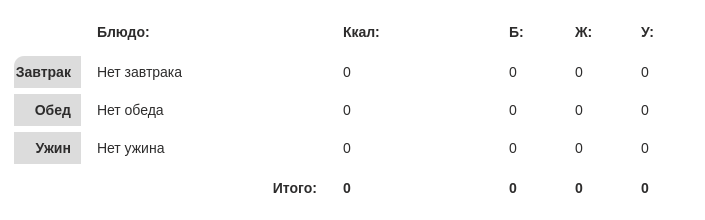
      <widget class="QFrame" name="frame">
       <property name="styleSheet">
        <string notr="true">background-color: rgba(255, 255, 255, 75);
border: 3px solid rgba(255, 255, 255, 75);
border-top-left-radius: 0%;
border-top-right-radius: 0%;</string>
       </property>
       <layout class="QGridLayout" name="gridLayout">
        <item row="3" column="4">
         <widget class="QLabel" name="menuTableLabel_fats_lunch">
          <property name="minimumSize">
           <size>
            <width>60</width>
            <height>0</height>
           </size>
          </property>
          <property name="maximumSize">
           <size>
            <width>60</width>
            <height>16777215</height>
           </size>
          </property>
          <property name="styleSheet">
           <string notr="true">background-color: none;
color: #2d2c2c;
border:none;
margin-top: 8px;
margin-bottom:8px;

text-align:left;
vertical-align:text-top;
font-size:14px;
line-height:auto;
border-style:hidden;
outline:none;</string>
          </property>
          <property name="text">
           <string>0</string>
          </property>
          <property name="scaledContents">
           <bool>false</bool>
          </property>
          <property name="wordWrap">
           <bool>true</bool>
          </property>
          <property name="margin">
           <number>0</number>
          </property>
          <property name="indent">
           <number>10</number>
          </property>
         </widget>
        </item>
        <item row="5" column="2">
         <widget class="QLabel" name="menuTableLabel_kalories_diner">
          <property name="minimumSize">
           <size>
            <width>160</width>
            <height>0</height>
           </size>
          </property>
          <property name="maximumSize">
           <size>
            <width>160</width>
            <height>16777215</height>
           </size>
          </property>
          <property name="styleSheet">
           <string notr="true">background-color: none;
color: #2d2c2c;
border:none;
margin-top: 8px;
margin-bottom:8px;

text-align:left;
vertical-align:text-top;
font-size:14px;
line-height:auto;
border-style:hidden;
outline:none;</string>
          </property>
          <property name="text">
           <string>0</string>
          </property>
          <property name="scaledContents">
           <bool>false</bool>
          </property>
          <property name="wordWrap">
           <bool>true</bool>
          </property>
          <property name="margin">
           <number>0</number>
          </property>
          <property name="indent">
           <number>10</number>
          </property>
         </widget>
        </item>
        <item row="0" column="2">
         <widget class="QLabel" name="menuTableHeaderLabel_kalories">
          <property name="minimumSize">
           <size>
            <width>160</width>
            <height>36</height>
           </size>
          </property>
          <property name="maximumSize">
           <size>
            <width>160</width>
            <height>36</height>
           </size>
          </property>
          <property name="styleSheet">
           <string notr="true">background-color: white;
color: #2d2c2c;
border:none;
border-radius: 0%;

text-align:left;
vertical-align:text-top;
font-size:14px;
line-height:auto;
border-style:hidden;
outline:none;
font-weight:700;</string>
          </property>
          <property name="text">
           <string>Ккал:</string>
          </property>
          <property name="scaledContents">
           <bool>false</bool>
          </property>
          <property name="wordWrap">
           <bool>true</bool>
          </property>
          <property name="margin">
           <number>0</number>
          </property>
          <property name="indent">
           <number>10</number>
          </property>
         </widget>
        </item>
        <item row="7" column="2">
         <widget class="QLabel" name="menuTableLabel_AllKPFC_kalories">
          <property name="minimumSize">
           <size>
            <width>160</width>
            <height>36</height>
           </size>
          </property>
          <property name="maximumSize">
           <size>
            <width>160</width>
            <height>36</height>
           </size>
          </property>
          <property name="styleSheet">
           <string notr="true">background-color: white;
color: #2d2c2c;
border:none;
border-radius: 0%;

text-align:left;
vertical-align:text-top;
font-size:14px;
line-height:auto;
border-style:hidden;
outline:none;
font-weight:700;</string>
          </property>
          <property name="text">
           <string>0</string>
          </property>
          <property name="scaledContents">
           <bool>false</bool>
          </property>
          <property name="wordWrap">
           <bool>true</bool>
          </property>
          <property name="margin">
           <number>0</number>
          </property>
          <property name="indent">
           <number>10</number>
          </property>
         </widget>
        </item>
        <item row="5" column="1">
         <widget class="QLabel" name="menuTableLabel_dish_diner">
          <property name="styleSheet">
           <string notr="true">background-color: none;
color: #2d2c2c;
border:none;
margin-top: 8px;
margin-bottom:8px;

text-align:left;
vertical-align:text-top;
font-size:14px;
line-height:auto;
border-style:hidden;
outline:none;</string>
          </property>
          <property name="text">
           <string>Нет ужина</string>
          </property>
          <property name="scaledContents">
           <bool>false</bool>
          </property>
          <property name="wordWrap">
           <bool>true</bool>
          </property>
          <property name="margin">
           <number>0</number>
          </property>
          <property name="indent">
           <number>10</number>
          </property>
         </widget>
        </item>
        <item row="3" column="1">
         <widget class="QLabel" name="menuTableLabel_dish_lunch">
          <property name="styleSheet">
           <string notr="true">background-color: none;
color: #2d2c2c;
border:none;
margin-top: 8px;
margin-bottom:8px;

text-align:left;
vertical-align:text-top;
font-size:14px;
line-height:auto;
border-style:hidden;
outline:none;</string>
          </property>
          <property name="text">
           <string>Нет обеда</string>
          </property>
          <property name="scaledContents">
           <bool>false</bool>
          </property>
          <property name="wordWrap">
           <bool>true</bool>
          </property>
          <property name="margin">
           <number>0</number>
          </property>
          <property name="indent">
           <number>10</number>
          </property>
         </widget>
        </item>
        <item row="2" column="0">
         <widget class="QLabel" name="menuTableHeaderLabel_breakfast">
          <property name="styleSheet">
           <string notr="true">background-color:rgb(220, 220, 220);
color: #2d2c2c;
border:none;
border-top-left-radius: 10%;
border-top-right-radius: 0%;
border-bottom-left-radius: 0%;
border-bottom-right-radius: 0%;

text-align:left;
vertical-align:text-top;
font-size:14px;
line-height:auto;
border-style:hidden;
outline:none;
font-weight:700;</string>
          </property>
          <property name="text">
           <string>Завтрак</string>
          </property>
          <property name="scaledContents">
           <bool>false</bool>
          </property>
          <property name="alignment">
           <set>Qt::AlignRight|Qt::AlignTrailing|Qt::AlignVCenter</set>
          </property>
          <property name="wordWrap">
           <bool>true</bool>
          </property>
          <property name="margin">
           <number>0</number>
          </property>
          <property name="indent">
           <number>10</number>
          </property>
         </widget>
        </item>
        <item row="5" column="4">
         <widget class="QLabel" name="menuTableLabel_fats_diner">
          <property name="minimumSize">
           <size>
            <width>60</width>
            <height>0</height>
           </size>
          </property>
          <property name="maximumSize">
           <size>
            <width>60</width>
            <height>16777215</height>
           </size>
          </property>
          <property name="styleSheet">
           <string notr="true">background-color: none;
color: #2d2c2c;
border:none;
margin-top: 8px;
margin-bottom:8px;

text-align:left;
vertical-align:text-top;
font-size:14px;
line-height:auto;
border-style:hidden;
outline:none;</string>
          </property>
          <property name="text">
           <string>0</string>
          </property>
          <property name="scaledContents">
           <bool>false</bool>
          </property>
          <property name="wordWrap">
           <bool>true</bool>
          </property>
          <property name="margin">
           <number>0</number>
          </property>
          <property name="indent">
           <number>10</number>
          </property>
         </widget>
        </item>
        <item row="5" column="3">
         <widget class="QLabel" name="menuTableLabel_proteins_diner">
          <property name="minimumSize">
           <size>
            <width>60</width>
            <height>0</height>
           </size>
          </property>
          <property name="maximumSize">
           <size>
            <width>60</width>
            <height>16777215</height>
           </size>
          </property>
          <property name="styleSheet">
           <string notr="true">background-color: none;
color: #2d2c2c;
border:none;
margin-top: 8px;
margin-bottom:8px;

text-align:left;
vertical-align:text-top;
font-size:14px;
line-height:auto;
border-style:hidden;
outline:none;</string>
          </property>
          <property name="text">
           <string>0</string>
          </property>
          <property name="scaledContents">
           <bool>false</bool>
          </property>
          <property name="wordWrap">
           <bool>true</bool>
          </property>
          <property name="margin">
           <number>0</number>
          </property>
          <property name="indent">
           <number>10</number>
          </property>
         </widget>
        </item>
        <item row="3" column="0">
         <widget class="QLabel" name="menuTableHeaderLabel_lunch">
          <property name="styleSheet">
           <string notr="true">background-color:rgb(220, 220, 220);
color: #2d2c2c;
border:none;
border-radius: 0%;

text-align:left;
vertical-align:text-top;
font-size:14px;
line-height:auto;
border-style:hidden;
outline:none;
font-weight:700;</string>
          </property>
          <property name="text">
           <string>Обед</string>
          </property>
          <property name="scaledContents">
           <bool>false</bool>
          </property>
          <property name="alignment">
           <set>Qt::AlignRight|Qt::AlignTrailing|Qt::AlignVCenter</set>
          </property>
          <property name="wordWrap">
           <bool>true</bool>
          </property>
          <property name="margin">
           <number>0</number>
          </property>
          <property name="indent">
           <number>10</number>
          </property>
         </widget>
        </item>
        <item row="5" column="0">
         <widget class="QLabel" name="menuTableHeaderLabel_diner">
          <property name="styleSheet">
           <string notr="true">background-color:rgb(220, 220, 220);
color: #2d2c2c;
border:none;
border-top-left-radius: 0%;
border-top-right-radius: 0%;
border-bottom-right-radius: 0%;

text-align:left;
vertical-align:text-top;
font-size:14px;
line-height:auto;
border-style:hidden;
outline:none;
font-weight:700;</string>
          </property>
          <property name="text">
           <string>Ужин</string>
          </property>
          <property name="scaledContents">
           <bool>false</bool>
          </property>
          <property name="alignment">
           <set>Qt::AlignRight|Qt::AlignTrailing|Qt::AlignVCenter</set>
          </property>
          <property name="wordWrap">
           <bool>true</bool>
          </property>
          <property name="margin">
           <number>0</number>
          </property>
          <property name="indent">
           <number>10</number>
          </property>
         </widget>
        </item>
        <item row="7" column="1">
         <widget class="QLabel" name="menuTableHeaderLabel_AllKPFC">
          <property name="minimumSize">
           <size>
            <width>0</width>
            <height>36</height>
           </size>
          </property>
          <property name="maximumSize">
           <size>
            <width>16777215</width>
            <height>36</height>
           </size>
          </property>
          <property name="styleSheet">
           <string notr="true">background-color: white;
color: #2d2c2c;
border:none;
border-top-left-radius: 0%;
border-top-right-radius: 0%;
border-bottom-right-radius: 0%;

text-align:left;
vertical-align:text-top;
font-size:14px;
line-height:auto;
border-style:hidden;
outline:none;
font-weight:700;</string>
          </property>
          <property name="text">
           <string>Итого:</string>
          </property>
          <property name="scaledContents">
           <bool>false</bool>
          </property>
          <property name="alignment">
           <set>Qt::AlignRight|Qt::AlignTrailing|Qt::AlignVCenter</set>
          </property>
          <property name="wordWrap">
           <bool>true</bool>
          </property>
          <property name="margin">
           <number>0</number>
          </property>
          <property name="indent">
           <number>10</number>
          </property>
         </widget>
        </item>
        <item row="2" column="2">
         <widget class="QLabel" name="menuTableLabel_kalories_breakfast">
          <property name="minimumSize">
           <size>
            <width>160</width>
            <height>0</height>
           </size>
          </property>
          <property name="maximumSize">
           <size>
            <width>160</width>
            <height>16777215</height>
           </size>
          </property>
          <property name="styleSheet">
           <string notr="true">background-color: none;
color: #2d2c2c;
border:none;
margin-top: 8px;
margin-bottom:8px;

text-align:left;
vertical-align:text-top;
font-size:14px;
line-height:auto;
border-style:hidden;
outline:none;</string>
          </property>
          <property name="text">
           <string>0</string>
          </property>
          <property name="scaledContents">
           <bool>false</bool>
          </property>
          <property name="wordWrap">
           <bool>true</bool>
          </property>
          <property name="margin">
           <number>0</number>
          </property>
          <property name="indent">
           <number>10</number>
          </property>
         </widget>
        </item>
        <item row="2" column="3">
         <widget class="QLabel" name="menuTableLabel_proteins_breakfast">
          <property name="minimumSize">
           <size>
            <width>60</width>
            <height>0</height>
           </size>
          </property>
          <property name="maximumSize">
           <size>
            <width>60</width>
            <height>16777215</height>
           </size>
          </property>
          <property name="styleSheet">
           <string notr="true">background-color: none;
color: #2d2c2c;
border:none;
margin-top: 8px;
margin-bottom:8px;

text-align:left;
vertical-align:text-top;
font-size:14px;
line-height:auto;
border-style:hidden;
outline:none;</string>
          </property>
          <property name="text">
           <string>0</string>
          </property>
          <property name="scaledContents">
           <bool>false</bool>
          </property>
          <property name="wordWrap">
           <bool>true</bool>
          </property>
          <property name="margin">
           <number>0</number>
          </property>
          <property name="indent">
           <number>10</number>
          </property>
         </widget>
        </item>
        <item row="2" column="5">
         <widget class="QLabel" name="menuTableLabel_carboh_breakfast">
          <property name="minimumSize">
           <size>
            <width>60</width>
            <height>0</height>
           </size>
          </property>
          <property name="maximumSize">
           <size>
            <width>60</width>
            <height>40</height>
           </size>
          </property>
          <property name="styleSheet">
           <string notr="true">background-color: none;
color: #2d2c2c;
border:none;
margin-top: 8px;
margin-bottom:8px;

text-align:left;
vertical-align:text-top;
font-size:14px;
line-height:auto;
border-style:hidden;
outline:none;</string>
          </property>
          <property name="text">
           <string>0</string>
          </property>
          <property name="scaledContents">
           <bool>false</bool>
          </property>
          <property name="wordWrap">
           <bool>true</bool>
          </property>
          <property name="margin">
           <number>0</number>
          </property>
          <property name="indent">
           <number>10</number>
          </property>
         </widget>
        </item>
        <item row="2" column="4">
         <widget class="QLabel" name="menuTableLabel_fats_breakfast">
          <property name="minimumSize">
           <size>
            <width>60</width>
            <height>0</height>
           </size>
          </property>
          <property name="maximumSize">
           <size>
            <width>60</width>
            <height>16777215</height>
           </size>
          </property>
          <property name="styleSheet">
           <string notr="true">background-color: none;
color: #2d2c2c;
border:none;
margin-top: 8px;
margin-bottom:8px;

text-align:left;
vertical-align:text-top;
font-size:14px;
line-height:auto;
border-style:hidden;
outline:none;</string>
          </property>
          <property name="text">
           <string>0</string>
          </property>
          <property name="scaledContents">
           <bool>false</bool>
          </property>
          <property name="wordWrap">
           <bool>true</bool>
          </property>
          <property name="margin">
           <number>0</number>
          </property>
          <property name="indent">
           <number>10</number>
          </property>
         </widget>
        </item>
        <item row="3" column="3">
         <widget class="QLabel" name="menuTableLabel_proteins_lunch">
          <property name="minimumSize">
           <size>
            <width>60</width>
            <height>0</height>
           </size>
          </property>
          <property name="maximumSize">
           <size>
            <width>60</width>
            <height>16777215</height>
           </size>
          </property>
          <property name="styleSheet">
           <string notr="true">background-color: none;
color: #2d2c2c;
border:none;
margin-top: 8px;
margin-bottom:8px;

text-align:left;
vertical-align:text-top;
font-size:14px;
line-height:auto;
border-style:hidden;
outline:none;</string>
          </property>
          <property name="text">
           <string>0</string>
          </property>
          <property name="scaledContents">
           <bool>false</bool>
          </property>
          <property name="wordWrap">
           <bool>true</bool>
          </property>
          <property name="margin">
           <number>0</number>
          </property>
          <property name="indent">
           <number>10</number>
          </property>
         </widget>
        </item>
        <item row="7" column="5">
         <widget class="QLabel" name="menuTableLabel_AllKPFC_carbons">
          <property name="minimumSize">
           <size>
            <width>60</width>
            <height>36</height>
           </size>
          </property>
          <property name="maximumSize">
           <size>
            <width>60</width>
            <height>36</height>
           </size>
          </property>
          <property name="styleSheet">
           <string notr="true">background-color: white;
color: #2d2c2c;
border:none;
border-top-left-radius: 0%;
border-top-right-radius: 0%;
border-bottom-left-radius: 0%;
border-bottom-right-radius: 10%;

text-align:left;
vertical-align:text-top;
font-size:14px;
line-height:auto;
border-style:hidden;
outline:none;
font-weight:700;</string>
          </property>
          <property name="text">
           <string>0</string>
          </property>
          <property name="scaledContents">
           <bool>false</bool>
          </property>
          <property name="wordWrap">
           <bool>true</bool>
          </property>
          <property name="margin">
           <number>0</number>
          </property>
          <property name="indent">
           <number>10</number>
          </property>
         </widget>
        </item>
        <item row="5" column="5">
         <widget class="QLabel" name="menuTableLabel_carboh_diner">
          <property name="minimumSize">
           <size>
            <width>60</width>
            <height>0</height>
           </size>
          </property>
          <property name="maximumSize">
           <size>
            <width>60</width>
            <height>40</height>
           </size>
          </property>
          <property name="styleSheet">
           <string notr="true">background-color: none;
color: #2d2c2c;
border:none;
margin-top: 8px;
margin-bottom:8px;

text-align:left;
vertical-align:text-top;
font-size:14px;
line-height:auto;
border-style:hidden;
outline:none;</string>
          </property>
          <property name="text">
           <string>0</string>
          </property>
          <property name="scaledContents">
           <bool>false</bool>
          </property>
          <property name="wordWrap">
           <bool>true</bool>
          </property>
          <property name="margin">
           <number>0</number>
          </property>
          <property name="indent">
           <number>10</number>
          </property>
         </widget>
        </item>
        <item row="2" column="1">
         <widget class="QLabel" name="menuTableLabel_dish_breakfast">
          <property name="styleSheet">
           <string notr="true">background-color: none;
color: #2d2c2c;
border:none;
margin-top: 8px;
margin-bottom:8px;

text-align:left;
vertical-align:text-top;
font-size:14px;
line-height:auto;
border-style:hidden;
outline:none;</string>
          </property>
          <property name="text">
           <string>Нет завтрака</string>
          </property>
          <property name="scaledContents">
           <bool>false</bool>
          </property>
          <property name="wordWrap">
           <bool>true</bool>
          </property>
          <property name="margin">
           <number>0</number>
          </property>
          <property name="indent">
           <number>10</number>
          </property>
         </widget>
        </item>
        <item row="0" column="1">
         <widget class="QLabel" name="menuTableHeaderLabel_dish">
          <property name="minimumSize">
           <size>
            <width>240</width>
            <height>36</height>
           </size>
          </property>
          <property name="maximumSize">
           <size>
            <width>240</width>
            <height>36</height>
           </size>
          </property>
          <property name="styleSheet">
           <string notr="true">background-color: white;
color: #2d2c2c;
border:none;
border-top-left-radius: 10%;
border-top-right-radius: 0%;
border-bottom-left-radius: 0%;
border-bottom-right-radius: 0%;

text-align:left;
vertical-align:text-top;
font-size:14px;
line-height:auto;
border-style:hidden;
outline:none;
font-weight:700;</string>
          </property>
          <property name="text">
           <string>Блюдо:</string>
          </property>
          <property name="scaledContents">
           <bool>false</bool>
          </property>
          <property name="wordWrap">
           <bool>true</bool>
          </property>
          <property name="margin">
           <number>0</number>
          </property>
          <property name="indent">
           <number>10</number>
          </property>
          <property name="textInteractionFlags">
           <set>Qt::LinksAccessibleByMouse</set>
          </property>
         </widget>
        </item>
        <item row="0" column="3">
         <widget class="QLabel" name="menuTableHeaderLabel_proteins">
          <property name="minimumSize">
           <size>
            <width>60</width>
            <height>36</height>
           </size>
          </property>
          <property name="maximumSize">
           <size>
            <width>60</width>
            <height>36</height>
           </size>
          </property>
          <property name="styleSheet">
           <string notr="true">background-color: white;
color: #2d2c2c;
border:none;
border-radius: 0%;

text-align:left;
vertical-align:text-top;
font-size:14px;
line-height:auto;
border-style:hidden;
outline:none;
font-weight:700;</string>
          </property>
          <property name="text">
           <string>Б:</string>
          </property>
          <property name="scaledContents">
           <bool>false</bool>
          </property>
          <property name="wordWrap">
           <bool>true</bool>
          </property>
          <property name="margin">
           <number>0</number>
          </property>
          <property name="indent">
           <number>10</number>
          </property>
         </widget>
        </item>
        <item row="3" column="5">
         <widget class="QLabel" name="menuTableLabel_carboh_lunch">
          <property name="minimumSize">
           <size>
            <width>60</width>
            <height>0</height>
           </size>
          </property>
          <property name="maximumSize">
           <size>
            <width>60</width>
            <height>40</height>
           </size>
          </property>
          <property name="styleSheet">
           <string notr="true">background-color: none;
color: #2d2c2c;
border:none;
margin-top: 8px;
margin-bottom:8px;

text-align:left;
vertical-align:text-top;
font-size:14px;
line-height:auto;
border-style:hidden;
outline:none;</string>
          </property>
          <property name="text">
           <string>0</string>
          </property>
          <property name="scaledContents">
           <bool>false</bool>
          </property>
          <property name="wordWrap">
           <bool>true</bool>
          </property>
          <property name="margin">
           <number>0</number>
          </property>
          <property name="indent">
           <number>10</number>
          </property>
         </widget>
        </item>
        <item row="7" column="3">
         <widget class="QLabel" name="menuTableLabel_AllKPFC_proteins">
          <property name="minimumSize">
           <size>
            <width>60</width>
            <height>36</height>
           </size>
          </property>
          <property name="maximumSize">
           <size>
            <width>60</width>
            <height>36</height>
           </size>
          </property>
          <property name="styleSheet">
           <string notr="true">background-color: white;
color: #2d2c2c;
border:none;
border-radius: 0%;

text-align:left;
vertical-align:text-top;
font-size:14px;
line-height:auto;
border-style:hidden;
outline:none;
font-weight:700;</string>
          </property>
          <property name="text">
           <string>0</string>
          </property>
          <property name="scaledContents">
           <bool>false</bool>
          </property>
          <property name="wordWrap">
           <bool>true</bool>
          </property>
          <property name="margin">
           <number>0</number>
          </property>
          <property name="indent">
           <number>10</number>
          </property>
         </widget>
        </item>
        <item row="0" column="4">
         <widget class="QLabel" name="menuTableHeaderLabel_fats">
          <property name="minimumSize">
           <size>
            <width>60</width>
            <height>36</height>
           </size>
          </property>
          <property name="maximumSize">
           <size>
            <width>60</width>
            <height>36</height>
           </size>
          </property>
          <property name="styleSheet">
           <string notr="true">background-color: white;
color: #2d2c2c;
border:none;
border-radius: 0%;

text-align:left;
vertical-align:text-top;
font-size:14px;
line-height:auto;
border-style:hidden;
outline:none;
font-weight:700;</string>
          </property>
          <property name="text">
           <string>Ж:</string>
          </property>
          <property name="scaledContents">
           <bool>false</bool>
          </property>
          <property name="wordWrap">
           <bool>true</bool>
          </property>
          <property name="margin">
           <number>0</number>
          </property>
          <property name="indent">
           <number>10</number>
          </property>
         </widget>
        </item>
        <item row="0" column="5">
         <widget class="QLabel" name="menuTableHeaderLabel_carboh">
          <property name="minimumSize">
           <size>
            <width>60</width>
            <height>36</height>
           </size>
          </property>
          <property name="maximumSize">
           <size>
            <width>60</width>
            <height>36</height>
           </size>
          </property>
          <property name="styleSheet">
           <string notr="true">background-color: white;
color: #2d2c2c;
border:none;
border-top-left-radius: 0%;
border-top-right-radius: 10%;
border-bottom-left-radius: 0%;
border-bottom-right-radius: 0%;

text-align:left;
vertical-align:text-top;
font-size:14px;
line-height:auto;
border-style:hidden;
outline:none;
font-weight:700;</string>
          </property>
          <property name="text">
           <string>У:</string>
          </property>
          <property name="scaledContents">
           <bool>false</bool>
          </property>
          <property name="wordWrap">
           <bool>true</bool>
          </property>
          <property name="margin">
           <number>0</number>
          </property>
          <property name="indent">
           <number>10</number>
          </property>
         </widget>
        </item>
        <item row="7" column="4">
         <widget class="QLabel" name="menuTableLabel_AllKPFC_fats">
          <property name="minimumSize">
           <size>
            <width>60</width>
            <height>36</height>
           </size>
          </property>
          <property name="maximumSize">
           <size>
            <width>60</width>
            <height>36</height>
           </size>
          </property>
          <property name="styleSheet">
           <string notr="true">background-color: white;
color: #2d2c2c;
border:none;
border-radius: 0%;

text-align:left;
vertical-align:text-top;
font-size:14px;
line-height:auto;
border-style:hidden;
outline:none;
font-weight:700;</string>
          </property>
          <property name="text">
           <string>0</string>
          </property>
          <property name="scaledContents">
           <bool>false</bool>
          </property>
          <property name="wordWrap">
           <bool>true</bool>
          </property>
          <property name="margin">
           <number>0</number>
          </property>
          <property name="indent">
           <number>10</number>
          </property>
         </widget>
        </item>
        <item row="3" column="2">
         <widget class="QLabel" name="menuTableLabel_kalories_lunch">
          <property name="minimumSize">
           <size>
            <width>160</width>
            <height>0</height>
           </size>
          </property>
          <property name="maximumSize">
           <size>
            <width>160</width>
            <height>16777215</height>
           </size>
          </property>
          <property name="styleSheet">
           <string notr="true">background-color: none;
color: #2d2c2c;
border:none;
margin-top: 8px;
margin-bottom:8px;

text-align:left;
vertical-align:text-top;
font-size:14px;
line-height:auto;
border-style:hidden;
outline:none;</string>
          </property>
          <property name="text">
           <string>0</string>
          </property>
          <property name="scaledContents">
           <bool>false</bool>
          </property>
          <property name="wordWrap">
           <bool>true</bool>
          </property>
          <property name="margin">
           <number>0</number>
          </property>
          <property name="indent">
           <number>10</number>
          </property>
         </widget>
        </item>
       </layout>
      </widget>
